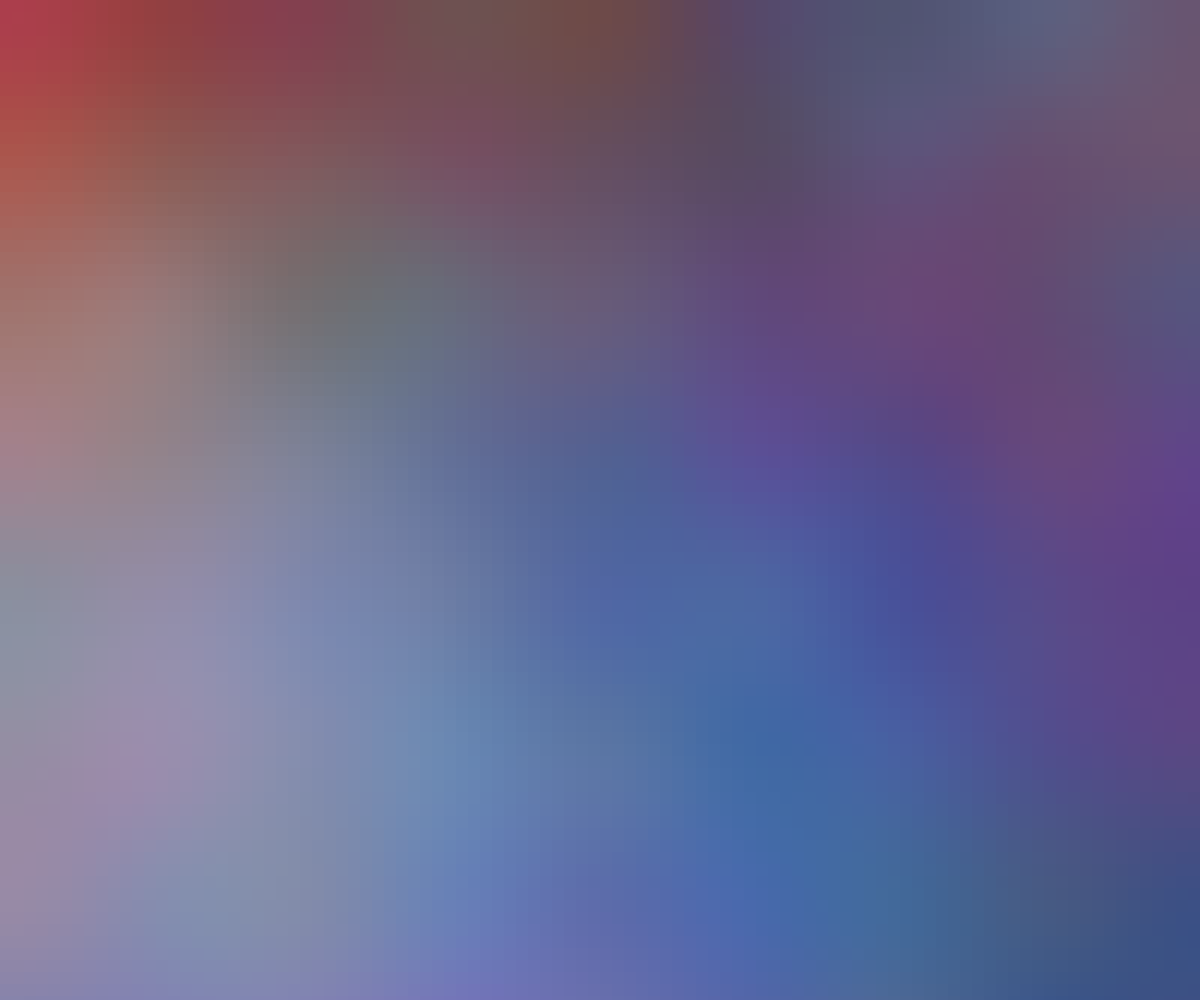
Frame 1 (no input)
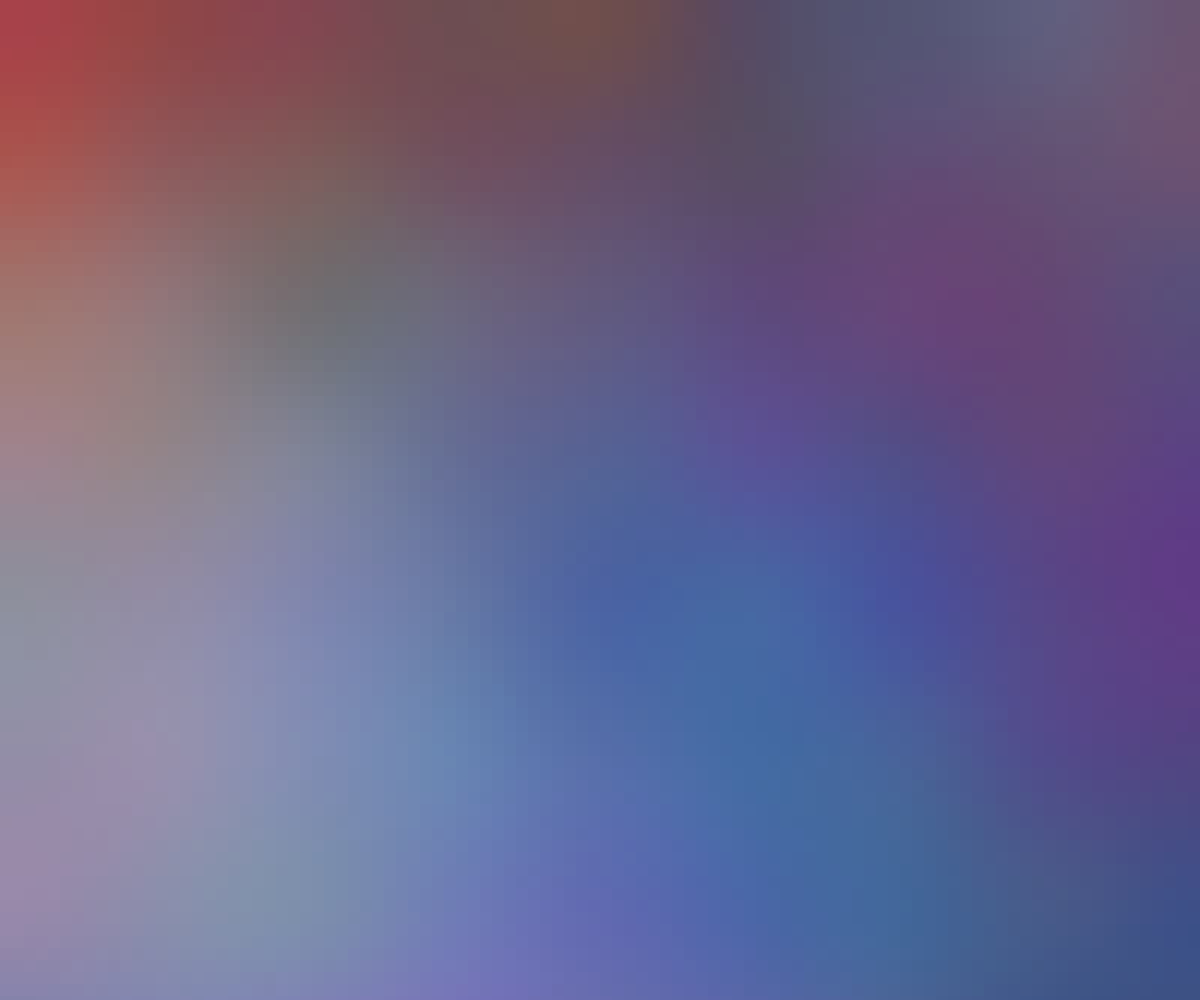
Frame 60 (no input)
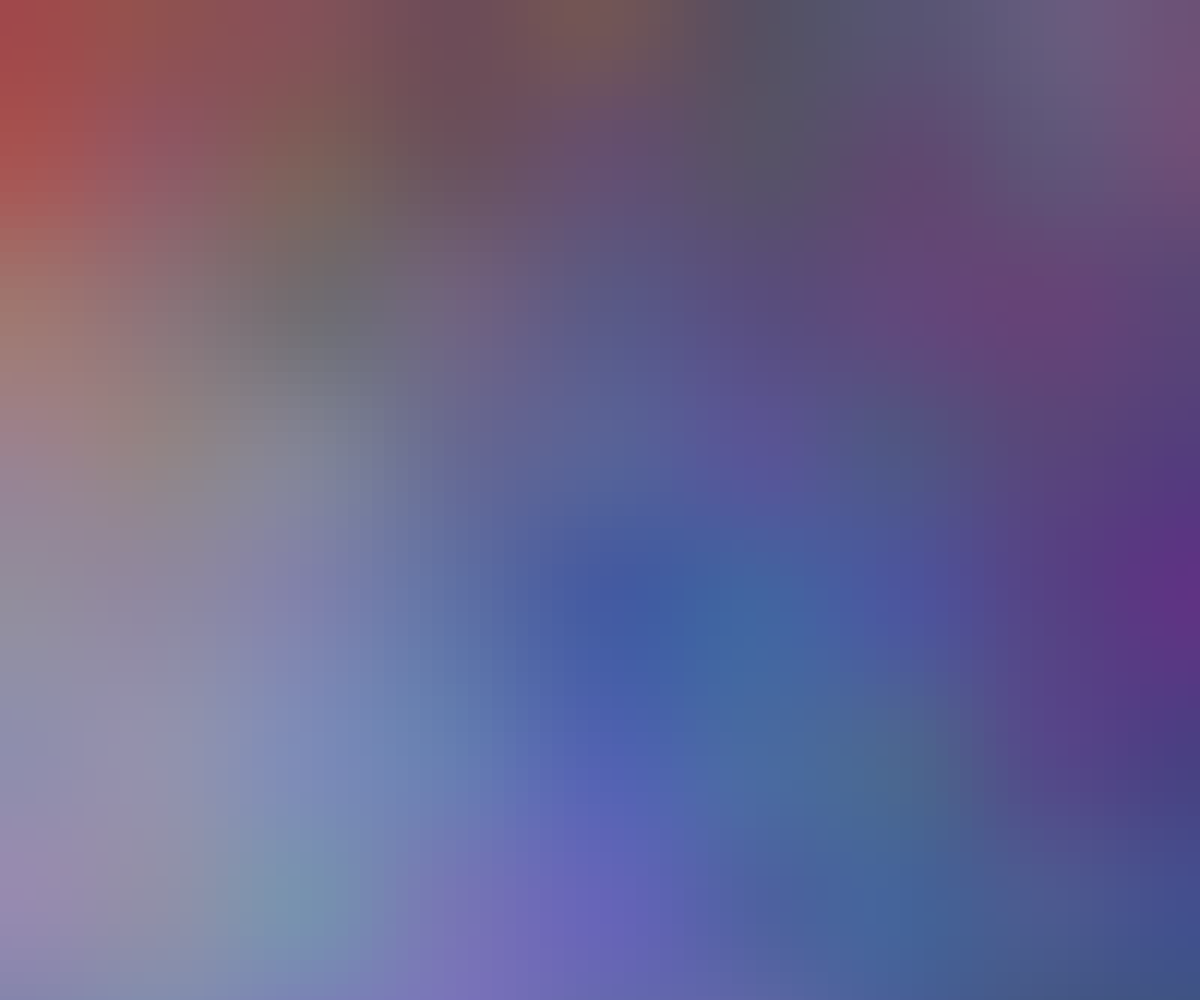
Frame 120 (the mouse pressed at the canvas centre since frame 60)

The p5.js sketch that drew these frames (run headless with seeded random() and noise() and a simulated clock; from frame 60 on, the mouse is pressed at the canvas centre):

// p5.js sketch
// ── sketch.js
let grid = 100;
let amount = 0.01;
let offset = 0;

function setup() {
  createCanvas(windowWidth, windowHeight);
}

function draw() {
  background(255);
  noStroke();

  let gap = width / grid;

  for (let y = 0; y < grid; y++) {
    for (let x = 0; x < grid; x++) {
      let xPosition = x * gap;
      let yPosition = y * gap;
      let r = noise(x * amount, y * amount, offset) * 255;
      let g = noise(x * amount + 100, y * amount, offset) * 255;
      let b = noise(x * amount + 200, y * amount, offset) * 255;
      fill(r, g, b);
      square(xPosition, yPosition, gap+1);
    }
  }
  offset += 0.001;
}
